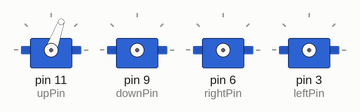
Simulated run of this sketch. Board: Arduino Uno, built with avr-gcc and run on an emulated ATmega328P. Parts: 4 × servo.

Above: at 0.05 s.
At 6.0 s:
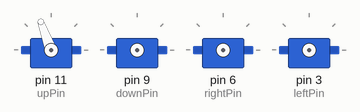
At 7.5 s:
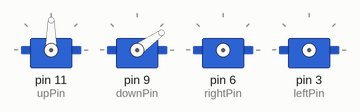
At 9.0 s:
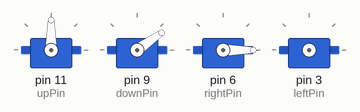
At 10.5 s:
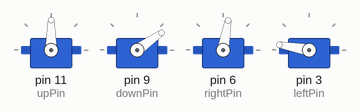
At 12.0 s:
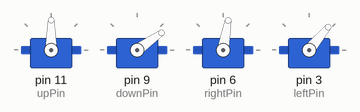
Timing chart, 0 to 15.6 s (numbered marks = the images above):
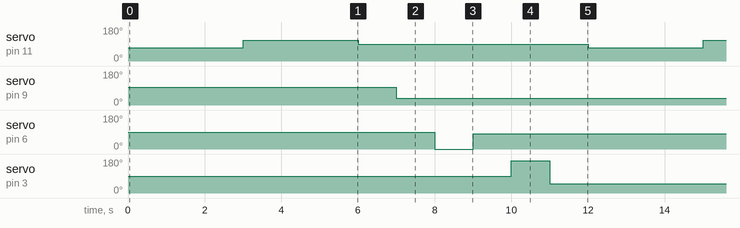

Measured:
- by itself, servo on pin 11 (upPin): repeats every 12.0 s: 90° 6.0 s, 70° 3.0 s, 110° 3.0 s
- by itself, servo on pin 9 (downPin): alternates 95° for 1.0 s and 35° for 11.0 s
- by itself, servo on pin 6 (rightPin): alternates 80° for 11.0 s and 0° for 1.0 s
- by itself, servo on pin 3 (leftPin): alternates 170° for 1.0 s and 50° for 11.0 s

The sketch:

dance.ino
```cpp
#include <Servo.h>

Servo left, right, up, down;  // creates servo objects to control servos
                              // twelve servo objects can be created on most boards
int downPin = 9; // orange
int upPin = 11; //blue
int leftPin = 3; // white
int rightPin = 6; // green

void setup()
{

}

void loop()
{
  up.attach(upPin);    // attaches the top servo on upPin

  up.write(70); // face down
  delay(3000);
  up.write(90);

  up.write(110); // face up
  delay(3000);
  up.write(90);

  up.detach();  // detaches the up servo so that it does not receive signals for other servos

  down.attach(downPin);  // attaches the bottom on downPin

  down.write(95); // in
  delay(1000);

  down.write(35); // out
  delay(1000);

  down.detach(); // detaches the down servo so that it does not receive signals for other servos

  right.attach(rightPin);   // attaches the right servo on rightPin

  right.write(0); // towards middle
  delay(1000);

  right.write(80); // away from middle
  delay(1000);

  right.detach();  // detaches the right servo so that it does not receive signals for other servos

  left.attach(leftPin);   // attaches the left servo on leftPin

  left.write(170); // towards middle
  delay(1000);

  left.write(50); // away from middle
  delay(1000);

  left.detach();  // detaches the left servo so that it does not receive signals for other servos
}
```
